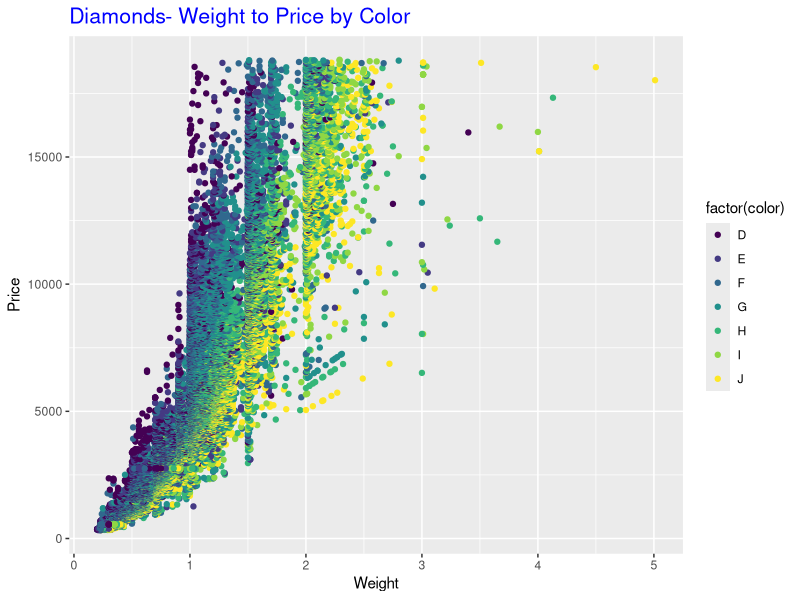
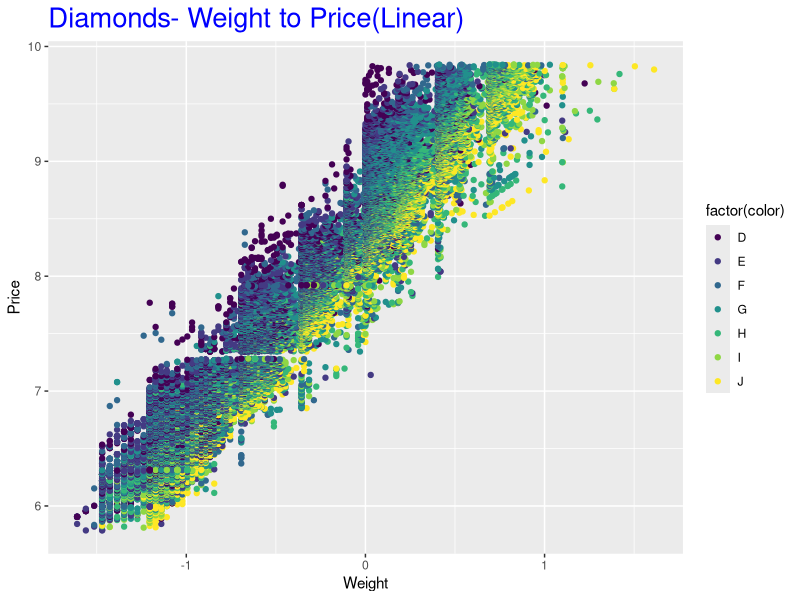
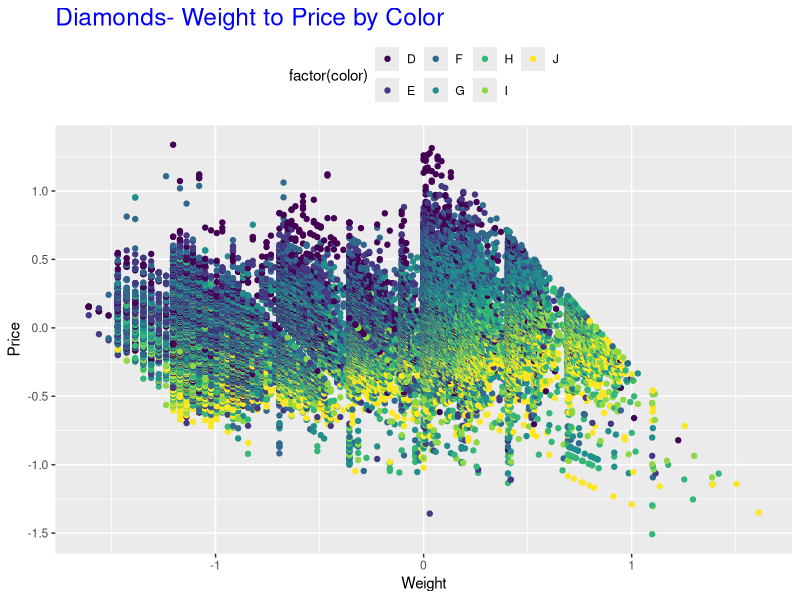
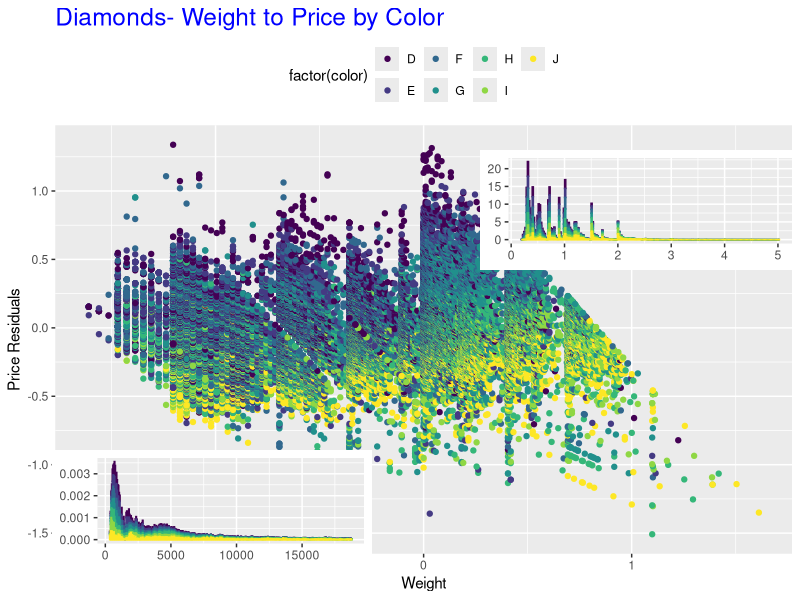

Write R code to recreate these figures, in order.
#HW 6
#Group C

require(ggplot2) #Require ggplot2 to use this package
require(grid) #Require grid to use the grid package
data("diamonds")#load the diamonds dataframe

#2 (1 was for groups E and F only)
graph1 <- ggplot(diamonds, aes(x=carat, y=price, color=color)) +
  geom_point() + ggtitle("Diamonds- Weight to Price by Color") + 
  xlab("Weight") + ylab("Price") + labs(color="factor(color)")+
  theme(plot.title = element_text(size = rel(1.4),colour="blue"))
print(graph1)
#uses ggplot to plot the diamond set in a scatterplot
#aes selects the carat and price columns as our x and y
#ggtitle adds the title 
#xlab and ylab add labels for axis
#theme(plot.title) lets us make the title the right font, size and color
#---------------------------------------------------------------------------------------------------------------------------------------------------------------------------------------

#3
#remove the non-linearity and replot
graph2 <- ggplot(diamonds, aes(x=log(carat), y=log(price), color=color)) + 
  geom_point() + ggtitle("Diamonds- Weight to Price(Linear)") + xlab("Weight") + 
  ylab("Price") + labs(color="factor(color)") + 
  theme(plot.title = element_text(size = rel(1.8),colour="blue"))
print(graph2)
#this is the same as 2 except we take the log of carat and price as our
#x and y in order to remove the non-linearity 
#-------------------------------------------------------------------------------------------
#4
linmodel <- lm(log(price) ~ log(carat), data = diamonds)
#linmodel creates a linear model between the logs of price and carat 
residual <- resid(linmodel)
#residual takes the residuals of the linear model 

graph3 <- ggplot(diamonds, aes(x=log(carat), y = (residual), color = color)) +geom_point() + 
  ggtitle("Diamonds- Weight to Price by Color") + xlab("Weight") + ylab("Price") + 
  labs(color="factor(color)")+theme(legend.position = "top") + 
  theme(plot.title = element_text(size = rel(1.6),colour="blue"))
print(graph3)
#plots with log of carat on the x axis and the residuals of price on the y axis
#legend.position moves the legend to the top of the graph so it matches the one in the problem.
#---------------------------------------------------------------------------------------------
#5
#First make the density histograms
#then overlay them using grid package and commands on the graph from the previous problem


mainplot <- ggplot(diamonds, aes(x=log(carat), y = (residual), color = color)) +geom_point() + 
  ggtitle("Diamonds- Weight to Price by Color") + xlab("Weight") + ylab("Price Residuals") + labs(color="factor(color)") + 
  theme(legend.position = "top") +theme(plot.title = element_text(size = rel(1.6),colour="blue"))
#plots graph three as the main graph

pricehist <- ggplot(diamonds, aes(price)) + geom_histogram(aes(y = ..density.., color=factor(color)), binwidth = 50) +
  theme(axis.title.x = element_blank(),axis.title.y = element_blank(),legend.position='none') 
#makes the price histogram without any labels, title or legend

carathist <- ggplot(diamonds, aes(carat)) +geom_histogram(aes(y = ..density..,color = factor(color)), binwidth = .0225) +
  theme(axis.title.x = element_blank(),axis.title.y = element_blank(),legend.position='none') 
#makes the carat histogram without any labels, title or legend

vp1 <- viewport(width = .4, height = .2, x=.265 , y= .15)
vp2 <- viewport(width = .4, height = .2, x =.8, y= .65)
print(mainplot)
print(pricehist, vp = vp1)
#prints the blank histogram in viewport 1 spot
print(carathist, vp = vp2)
#prints the blank histogram in the viewport 2 spot 

